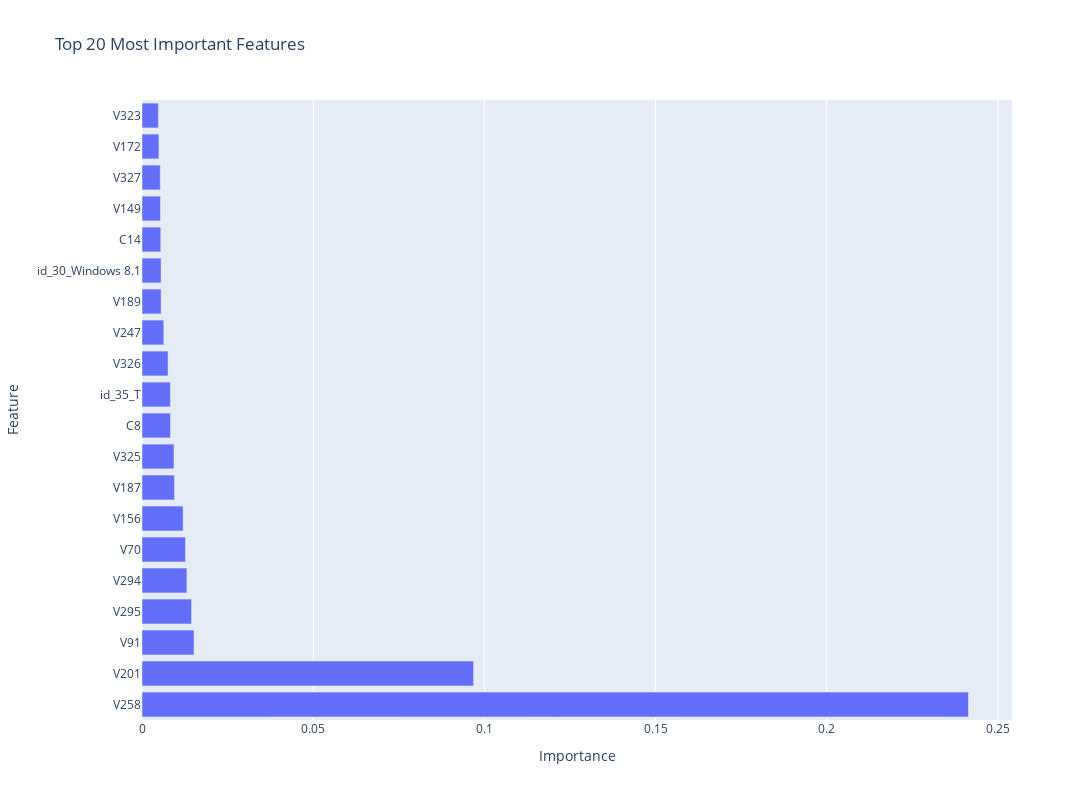

Here is the notebook cell this chart was saved with:
### Markdown cell above
### 8.4 Feature Importance

### Code cell
# If your model supports feature importance
importances = final_model.feature_importances_
feature_importance = pd.DataFrame({
     'Feature': X.columns,
     'Importance': importances
 }).sort_values('Importance', ascending=False)

plt.figure(figsize=(8, 4))
fig = px.bar(feature_importance.head(20), 
              x='Importance', y='Feature',
              title='Top 20 Most Important Features',
              orientation='h',
              width=1600, 
              height=800 )
fig.show()

### Figure 1 — Plotly figure (JSON) as saved in the notebook; plotly's stock layout.template omitted (floating-point values rounded to 4 significant figures)
{"data": [{"alignmentgroup": "True", "hovertemplate": "Importance=%{x}<br>Feature=%{y}<extra></extra>", "legendgroup": "", "marker": {"color": "#636efa", "pattern": {"shape": ""}}, "name": "", "offsetgroup": "", "orientation": "h", "showlegend": false, "textposition": "auto", "type": "bar", "x": [0.2414, 0.09686, 0.0152, 0.01446, 0.01312, 0.01271, 0.01201, 0.009491, 0.009332, 0.008335, 0.008285, 0.007604, 0.006368, 0.005581, 0.005574, 0.005473, 0.005404, 0.005333, 0.004941, 0.004782], "xaxis": "x", "y": ["V258", "V201", "V91", "V295", "V294", "V70", "V156", "V187", "V325", "C8", "id_35_T", "V326", "V247", "V189", "id_30_Windows 8.1", "C14", "V149", "V327", "V172", "V323"], "yaxis": "y"}], "layout": {"barmode": "relative", "height": 800, "legend": {"tracegroupgap": 0}, "title": {"text": "Top 20 Most Important Features"}, "width": 1600, "xaxis": {"anchor": "y", "domain": [0, 1], "title": {"text": "Importance"}}, "yaxis": {"anchor": "x", "domain": [0, 1], "title": {"text": "Feature"}}}}
